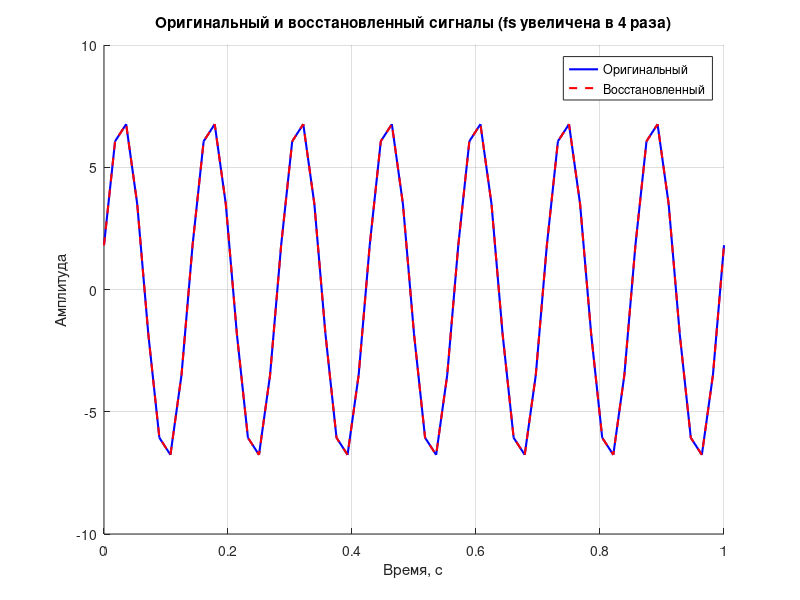

The MATLAB source for this figure:
% Параметры сигнала
A = 7;
f = 7;
phi = pi/12;

% Частота дискретизации (увеличена в 4 раза)
fs = 56;

% Время
t = 0:1/fs:1;
N = length(t); % Количество отсчетов

% Генерация исходного сигнала
y = A * sin(2 * pi * f * t + phi);

% Оцифровка сигнала 
y_discrete = A * sin(2 * pi * f * t + phi);

% ДПФ и спектр амплитуд
Y = fft(y_discrete);
amplitude_spectrum = abs(Y);
frequencies = fs * (0:(N/2))/N;

% Ширина спектра (по уровню -3 дБ)
threshold = max(amplitude_spectrum) / sqrt(2);
above_threshold = amplitude_spectrum > threshold;

% Ограничиваем индексы
above_threshold = above_threshold(1:length(frequencies));

spectrum_width = max(frequencies(above_threshold));

% Объем памяти
memory_size = whos('y_discrete');
memory_size = memory_size.bytes;

% Вывод результатов ДПФ и объема памяти
disp('Ширина спектра (по уровню -3 дБ):');
disp(spectrum_width);
disp('Объем памяти для массива:');
disp(memory_size);

% Восстановление сигнала
t_reconstructed = linspace(0, 1, N);
y_reconstructed = interp1(t, y_discrete, t_reconstructed, 'linear');

% Визуализация
figure;
hold on;
plot(t, y, 'b-', 'LineWidth', 1.5);
plot(t_reconstructed, y_reconstructed, 'r--', 'LineWidth', 1.5);
hold off;
xlabel('Время, с');
ylabel('Амплитуда');
title('Оригинальный и восстановленный сигналы (fs увеличена в 4 раза)');
legend('Оригинальный', 'Восстановленный');
grid on;